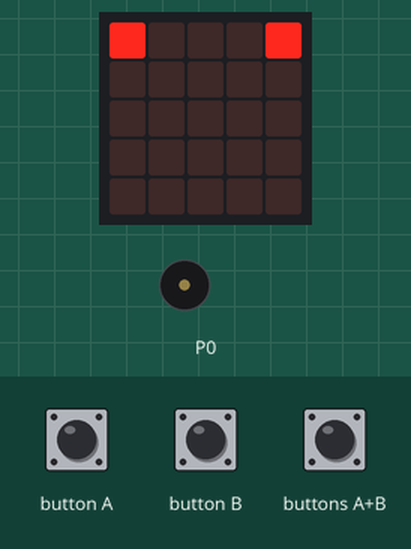
This program was run on a simulated BBC micro:bit (MakeCode). On the bench: the board's 5×5 LED display, buzzer (waves = sounding).

Above: at 0.1 s.
At 0.5 s:
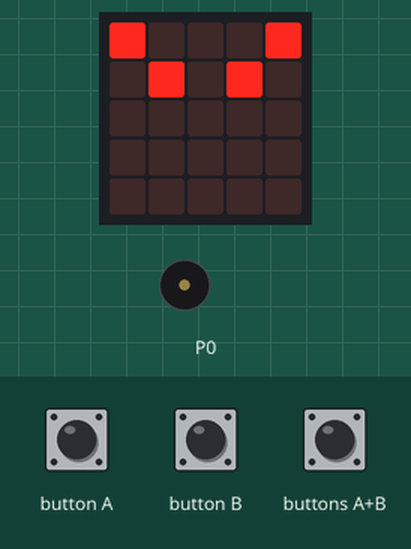
At 0.9 s:
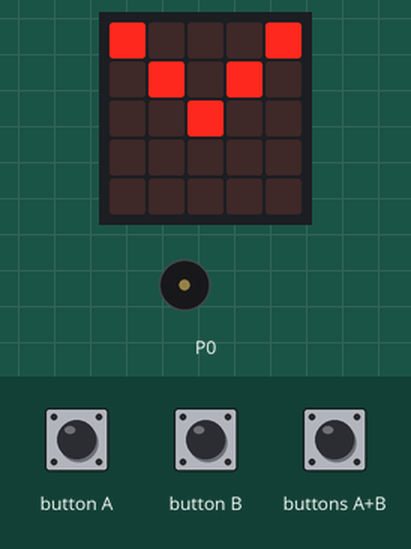
At 1.7 s:
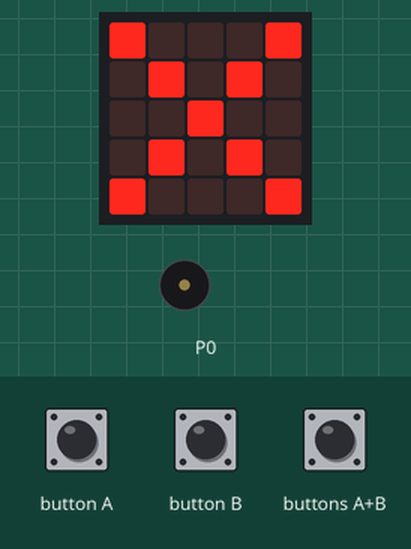
Timing chart, 0 to 40.0 s (numbered marks = the images above):
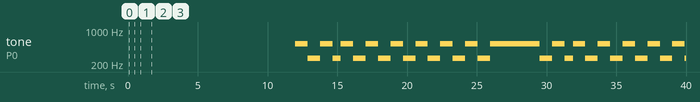

Measured:
- by itself, tone on P0: plays 523 Hz for 0.89 s, 262 Hz for 0.89 s, 523 Hz for 0.89 s, 262 Hz for 0.59 s, 523 Hz for 0.89 s, 262 Hz for 0.89 s … (30 notes in this stretch)
- what the display in image 1 shows lasts 0.4 s, from 0.4 s to 0.8 s

The program:

main.ts
```typescript
input.onButtonPressed(Button.AB, function () {
    basic.pause(100000)
})
basic.showLeds(`
    # . . . #
    . . . . .
    . . . . .
    . . . . .
    . . . . .
    `)
basic.showLeds(`
    # . . . #
    . # . # .
    . . . . .
    . . . . .
    . . . . .
    `)
basic.showLeds(`
    # . . . #
    . # . # .
    . . # . .
    . . . . .
    . . . . .
    `)
basic.showLeds(`
    # . . . #
    . # . # .
    . . # . .
    . # . # .
    . . . . .
    `)
basic.showLeds(`
    # . . . #
    . # . # .
    . . # . .
    . # . # .
    # . . . #
    `)
basic.forever(function () {
    basic.pause(10000)
    for (let index = 0; index < 100000000; index++) {
        music.play(music.stringPlayable("C5 C5 C5 C C C C5 C5 ", 203), music.PlaybackMode.UntilDone)
        music.play(music.stringPlayable("C5 C C C5 C5 C5 C C ", 203), music.PlaybackMode.UntilDone)
        music.play(music.stringPlayable("C C5 C5 C5 C C C C5 ", 203), music.PlaybackMode.UntilDone)
        music.play(music.stringPlayable("C5 C5 C C C C5 C5 C5 ", 203), music.PlaybackMode.UntilDone)
        music.play(music.stringPlayable("C C C C5 C5 C5 C C ", 203), music.PlaybackMode.UntilDone)
        music.play(music.stringPlayable("C C5 C5 C5 C C C C5 ", 203), music.PlaybackMode.UntilDone)
        music.play(music.stringPlayable("C5 C5 C5 C5 C5 C5 C5 C5 ", 203), music.PlaybackMode.UntilDone)
    }
})
```

test.ts
```typescript
// aquí va el archivo "tests"; esto no se compilará cuando este paquete se utilice como una extensión.
```
